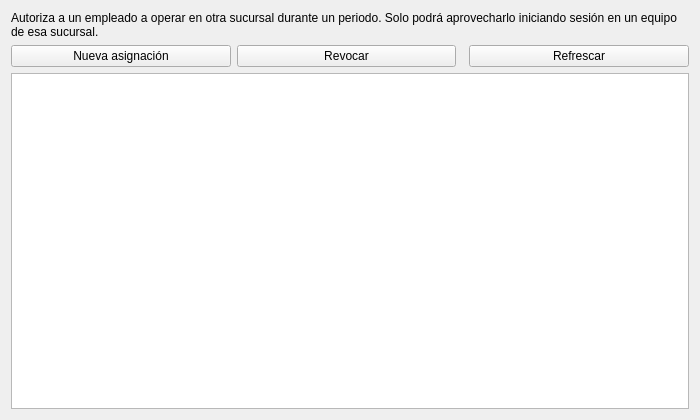
<?xml version="1.0" encoding="UTF-8"?>
<ui version="4.0">
 <class>AsignacionesPage</class>
 <widget class="QWidget" name="AsignacionesPage">
  <property name="geometry">
   <rect><x>0</x><y>0</y><width>700</width><height>420</height></rect>
  </property>
  <layout class="QVBoxLayout" name="verticalLayout">
   <item>
    <widget class="QLabel" name="labelAyuda">
     <property name="wordWrap"><bool>true</bool></property>
     <property name="text"><string>Autoriza a un empleado a operar en otra sucursal durante un periodo. Solo podrá aprovecharlo iniciando sesión en un equipo de esa sucursal.</string></property>
    </widget>
   </item>
   <item>
    <layout class="QHBoxLayout" name="botonesLayout">
     <item><widget class="QPushButton" name="btnNuevo"><property name="text"><string>Nueva asignación</string></property></widget></item>
     <item><widget class="QPushButton" name="btnRevocar"><property name="text"><string>Revocar</string></property></widget></item>
     <item><spacer name="spacer"><property name="orientation"><enum>Qt::Horizontal</enum></property></spacer></item>
     <item><widget class="QPushButton" name="btnRefrescar"><property name="text"><string>Refrescar</string></property></widget></item>
    </layout>
   </item>
   <item>
    <widget class="QTableView" name="tableView"/>
   </item>
  </layout>
 </widget>
 <resources/>
 <connections/>
</ui>
